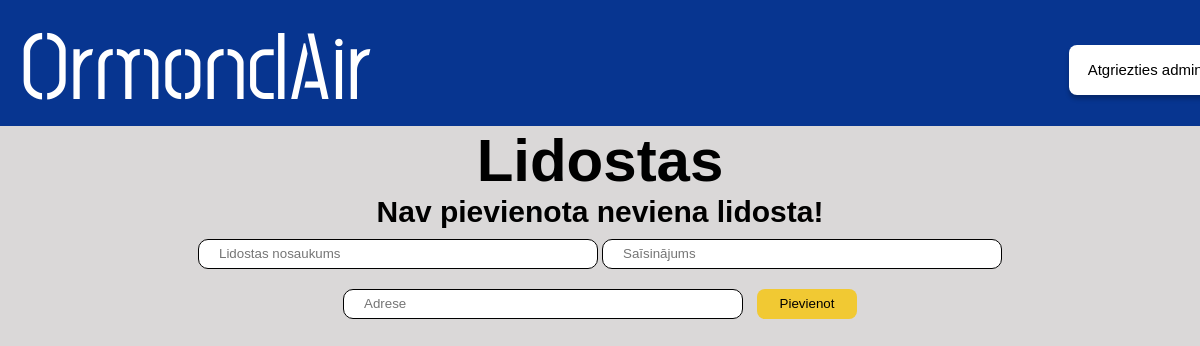
The app's page /admin/lidostas, older data.
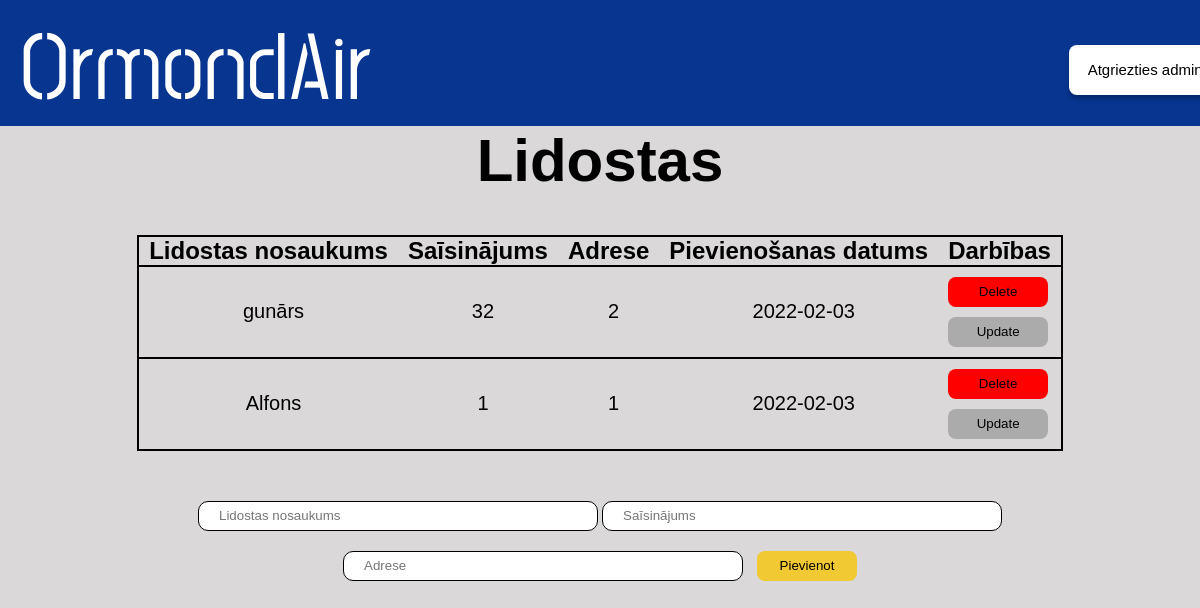
The same page, newer data.
### main.py (models this page shows, shortened)
class Lidosta(db.Model):
    id = db.Column(db.Integer, primary_key=True)
    content = db.Column(db.String(200), nullable=False)
    saisinajums = db.Column(db.String(3), nullable=False)
    adrese = db.Column(db.String(200), nullable=False)
    date_created = db.Column(db.DateTime, default=datetime.utcnow)

### main.py (the view)
@app.route('/admin/lidostas', methods=['POST', 'GET'])
def lidostas():
  if request.method == 'POST':
    new_airport = Lidosta(content=request.form['content'],saisinajums = request.form['saisinajums'], adrese=request.form['adrese'])
    try:
      db.session.add(new_airport)
      db.session.commit()
      return redirect('/admin/lidostas')
    except:
      return "Draugi nav labi!"
  else:
    tasks = Lidosta.query.order_by(Lidosta.date_created).all()
    return render_template('adminlidostas.html', tasks=tasks)

### templates/adminlidostas.html (shortened to what this page needs)
<!DOCTYPE html>
<html lang="en">
  <head>
    <link href="/static/css/stylesheet.css" rel="stylesheet" />
  </head>
  <body>
    <div class="augsejaisBaneris">
      <a href="/">
        <h1 class="homePage">OrmondAir</h1>
      </a>
      <a href="/admin">
        <button id="atgriezties_admin">Atgriezties admin</button>
      </a>
    </div>
    <div class="apaksejaisBaneris">
      <h1 id="virsraksts">Lidostas</h1>
      {% if tasks|length < 1 %}
      <h4 id="apaksraksts">Nav pievienota neviena lidosta! </h4>
      {% else %}
      <table class="tabula">
        <tr class="tabula">
          <th class="teksts">Lidostas nosaukums</th>
          <th class="teksts">Saīsinājums</th>
          <th class="teksts">Adrese</th>
          <th class="teksts">Pievienošanas datums</th>
          <th class="teksts">Darbības</th>
        </tr>
        {% for task in tasks %}
          <tr class="tabula">
            <td class="dbteksts">{{ task.content }}</td>
            <td class="dbteksts">{{ task.saisinajums }}</td>
            <td class="dbteksts">{{ task.adrese }}</td>
            <td class="dbteksts">{{ task.date_created.date() }}</td>
            <td>
              <a href="/delete/{{task.id}}"><button id=dzest>Delete</button></a>
              <br>
              <a href="/update/{{task.id}}"><button id=labot>Update</button></a>
            </td>
          </tr>
        {% endfor %}
      </table>
      {% endif %}
      <form action="/admin/lidostas" method="POST" id="form">
        <input class="input" type="text" name="content" id="content" maxlength="50" placeholder="Lidostas nosaukums" required>
        <input class="input" type="text" name="saisinajums" id="saisinajums" maxlength="3" placeholder="Saīsinājums" required>
        <input class="input" type="text" name="adrese" id="adrese" maxlength="50"placeholder="Adrese" required>
        <input type="submit" value="Pievienot" id="pievienot">
      </form>
    </div>
  </body>
</html>

### static/css/stylesheet.css (style rules this page uses)
body { background: rgba(186, 182, 182, 0.53); }
* { margin: 0; padding: 0; box-sizing: border-box; text-decoration: none; }
.augsejaisBaneris { position: absolute; left: 0%; right: 0%; top: 0%; bottom: 84.28%; background: #073590; }
.homePage { position: absolute; left: 0%; font-family: Post No Bills Colombo Medium; font-size: 96px; display: flex; margin-left: 20px; color: #ffffff; user-select: none; }
.apaksejaisBaneris { position: absolute; top: 15.72%; right: 0px; left: 0px; }
#atgriezties_admin { position: absolute; width: 152px; height: 50.63px; left: 89.1%; top: 35.4%; background: #ffffff; border-radius: 8px; box-shadow: 0px 4px 4px rgba(0, 0, 0, 0.25); border-style: none; font-family: Arial, Helvetica, sans-serif; font-size: 15px; cursor: pointer; }
#pievienot { width: 100px; height: 30px; background: #f1c933; border-radius: 8px; outline: none; cursor: pointer; border: 1px solid transparent; margin-left: 10px; }
.teksts { font-family: Arial, Helvetica, sans-serif; font-size: 24px; color: #000000; padding-left: 10px; padding-right: 10px; }
.input { background: #ffffff; border: 1px solid #000000; box-sizing: border-box; border-radius: 10px; outline: none; padding-left: 20px; padding-right: 20px; width: 400px; height: 30px; margin-top: 10px; margin-bottom: 10px; }
#dzest { width: 100px; height: 30px; background: #ff0000; border-radius: 8px; outline: none; cursor: pointer; border: 1px solid transparent; margin-top: 10px; margin-left: 10px; }
#labot { width: 100px; height: 30px; background: #ababab; border-radius: 8px; outline: none; cursor: pointer; border: 1px solid transparent; margin-top: 10px; margin-left: 10px; margin-bottom: 10px; }
.dbteksts { text-align: center; font-family: Arial, Helvetica, sans-serif; font-size: 20px; color: #000000; padding-left: 10px; }
#virsraksts { text-align: center; font-family: Arial, Helvetica, sans-serif; font-size: 60px; color: #000000; }
.tabula { border-collapse: collapse; border: solid 2px #000000; margin-left: auto; margin-right: auto; margin-top: 40px; margin-bottom: 40px; }
#form { text-align: center; }

Row changes from the older to the newer data that the page shows:
added Lidosta: content "gunārs", saisinajums "32", adrese "2", date_created "2022-02-03"
added Lidosta: content "Alfons", saisinajums "1", adrese "1", date_created "2022-02-03"
Text that changed along with them:
text no longer shown: "Nav pievienota neviena lidosta!"
text now shown: "Lidostas nosaukums Saīsinājums Adrese Pievienošanas datums Darbības"
